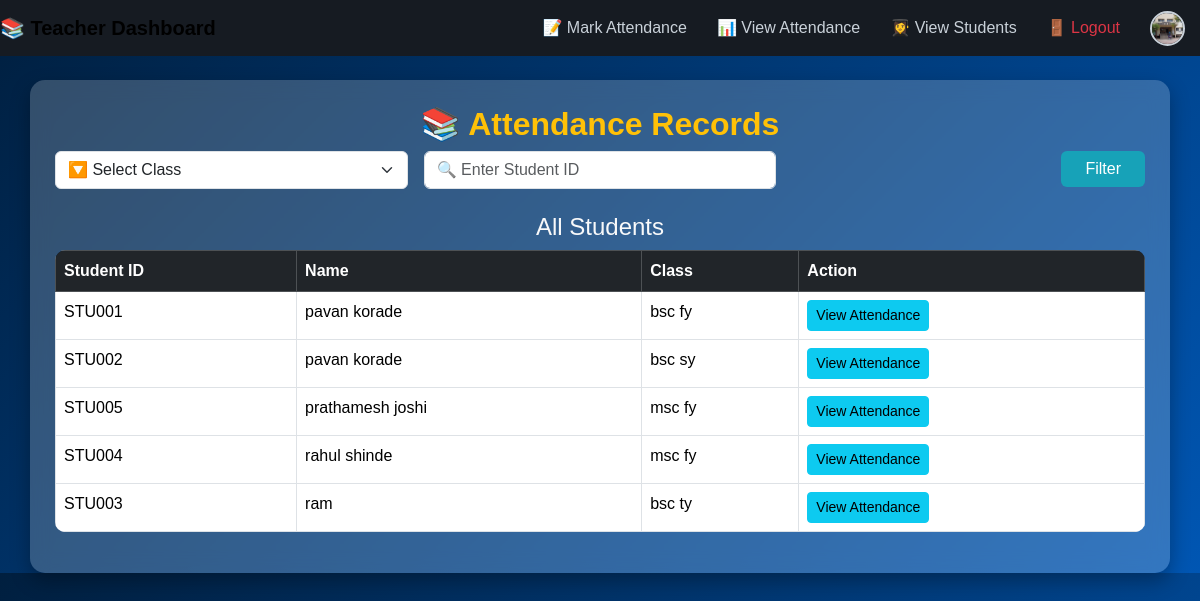
Screenshot of /view_teacher_student.php (signed in) with the database file from the repository.
### tables this page shows
CREATE TABLE `students` (
  `student_id` varchar(10) NOT NULL,
  `name` varchar(255) NOT NULL,
  `address` text NOT NULL,
  `contact_no` varchar(15) NOT NULL,
  `email` varchar(255) NOT NULL,
  `gender` enum('Male','Female','Other') NOT NULL,
  `dob` date NOT NULL,
  `class` varchar(100) NOT NULL,
  `subjects` text NOT NULL
);

### view_teacher_student.php (the view, shortened to what this page needs)
<?php
include 'db.php';
include 'teacher_navbar.php';
$student_id = isset($_GET['search_student']) ? trim($_GET['search_student']) : '';
$class_filter = isset($_GET['class_filter']) ? trim($_GET['class_filter']) : '';
$studentQuery = "SELECT student_id, name, class FROM students";
$studentQuery .= " ORDER BY name ASC";
$stmt = $conn->prepare($studentQuery);
$stmt->execute();
$students = $stmt->get_result();
?>
<!DOCTYPE html>
<html lang="en">
<head>
    <link href="https://cdn.jsdelivr.net/npm/bootstrap@5.3.3/dist/css/bootstrap.min.css" rel="stylesheet">
</head>
<body>
    <div class="container mt-4">
        <h2 class="text-center text-warning">📚 Attendance Records</h2>
        <form method="GET" action="" class="row g-3 mb-4">
            <div class="col-md-4">
                <select name="class_filter" class="form-select">
                    <option value="">🔽 Select Class</option>
                </select>
            </div>
            <div class="col-md-4">
                <input type="text" name="search_student" class="form-control" placeholder="🔍 Enter Student ID" value="<?= htmlspecialchars($student_id); ?>">
            </div>
            <div class="col-md-4 text-end">
                <button type="submit" class="btn btn-primary px-4">Filter</button>
            </div>
        </form>
        <h4 class="text-light">All Students</h4>
        <table class="table table-bordered table-hover text-white">
            <thead class="table-dark">
                <tr>
                    <th>Student ID</th>
                    <th>Name</th>
                    <th>Class</th>
                    <th>Action</th>
                </tr>
            </thead>
            <tbody>
                <?php while ($student = $students->fetch_assoc()) { ?>
                    <tr>
                        <td><?= htmlspecialchars($student['student_id']); ?></td>
                        <td><?= htmlspecialchars($student['name']); ?></td>
                        <td><?= htmlspecialchars($student['class']); ?></td>
                        <td>
                            <a href="?search_student=<?= urlencode($student['student_id']); ?>&class_filter=<?= urlencode($class_filter); ?>" class="btn btn-info btn-sm">View Attendance</a>
                        </td>
                    </tr>
                <?php } ?>
            </tbody>
        </table>
    </div>
</body>
</html>

### teacher_navbar.php (style rules this page uses)
body { font-family: 'Poppins', sans-serif; margin: 0; padding: 0; background-color: #0d1117; color: #c9d1d9; }

### view_teacher_student.php (style rules this page uses)
body { background: linear-gradient(135deg, #001F3F, #0056b3); color: white; font-family: 'Poppins', sans-serif; }
.container { background: rgba(255, 255, 255, 0.2); border-radius: 15px; padding: 25px; box-shadow: 0px 8px 20px rgba(0, 0, 0, 0.3); backdrop-filter: blur(10px); }
h2 { color: #FFD700; font-weight: 700; text-align: center; }
h4 { color: #17A2B8; text-align: center; }
.table { background: rgba(255, 255, 255, 0.3); border-radius: 10px; overflow: hidden; }
.table thead { background: #0056b3; color: white; }
.btn-primary { background: #17A2B8; color: white; border: none; }

### rows the page displays
students: student_id "STU001", name "pavan korade", class "bsc fy"
students: student_id "STU002", name "pavan korade", class "bsc sy"
students: student_id "STU005", name "prathamesh joshi", class "msc fy"
students: student_id "STU004", name "rahul shinde", class "msc fy"
students: student_id "STU003", name "ram", class "bsc ty"
